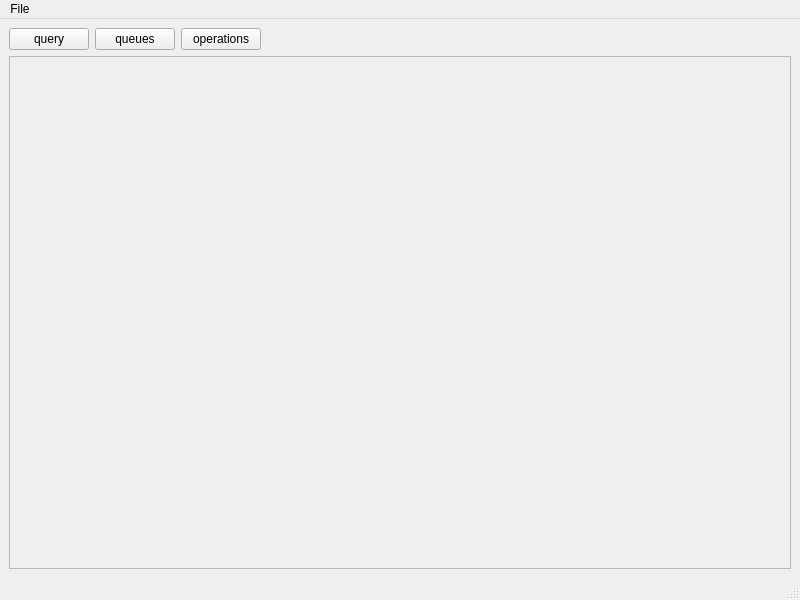
<?xml version="1.0" encoding="UTF-8"?>
<ui version="4.0">
 <class>MainWindow</class>
 <widget class="QMainWindow" name="MainWindow">
  <property name="geometry">
   <rect>
    <x>0</x>
    <y>0</y>
    <width>800</width>
    <height>600</height>
   </rect>
  </property>
  <property name="windowTitle">
   <string>MainWindow</string>
  </property>
  <widget class="QWidget" name="centralwidget">
   <layout class="QHBoxLayout" name="horizontalLayout">
    <item>
     <layout class="QGridLayout" name="gridLayout">
      <item row="0" column="0">
       <widget class="QPushButton" name="samsonQueryPushButton">
        <property name="text">
         <string>query</string>
        </property>
       </widget>
      </item>
      <item row="0" column="1">
       <widget class="QPushButton" name="queuesButton">
        <property name="text">
         <string>queues</string>
        </property>
       </widget>
      </item>
      <item row="0" column="2">
       <widget class="QPushButton" name="streamOperationsButton">
        <property name="text">
         <string>operations</string>
        </property>
       </widget>
      </item>
      <item row="0" column="3">
       <spacer name="horizontalSpacer">
        <property name="orientation">
         <enum>Qt::Horizontal</enum>
        </property>
        <property name="sizeHint" stdset="0">
         <size>
          <width>40</width>
          <height>20</height>
         </size>
        </property>
       </spacer>
      </item>
      <item row="1" column="0" colspan="4">
       <widget class="QScrollArea" name="scrollArea">
        <property name="widgetResizable">
         <bool>true</bool>
        </property>
        <widget class="QWidget" name="scrollAreaWidgetContents">
         <property name="geometry">
          <rect>
           <x>0</x>
           <y>0</y>
           <width>767</width>
           <height>492</height>
          </rect>
         </property>
         <layout class="QHBoxLayout" name="horizontalLayout_3">
          <item>
           <layout class="QVBoxLayout" name="verticalLayout"/>
          </item>
         </layout>
        </widget>
       </widget>
      </item>
     </layout>
    </item>
   </layout>
  </widget>
  <widget class="QMenuBar" name="menubar">
   <property name="geometry">
    <rect>
     <x>0</x>
     <y>0</y>
     <width>800</width>
     <height>22</height>
    </rect>
   </property>
   <widget class="QMenu" name="menuFile">
    <property name="title">
     <string>File</string>
    </property>
    <addaction name="actionConnect"/>
    <addaction name="separator"/>
   </widget>
   <addaction name="menuFile"/>
  </widget>
  <widget class="QStatusBar" name="statusbar"/>
  <action name="actionConnect">
   <property name="text">
    <string>Connect...</string>
   </property>
  </action>
 </widget>
 <resources/>
 <connections/>
</ui>
